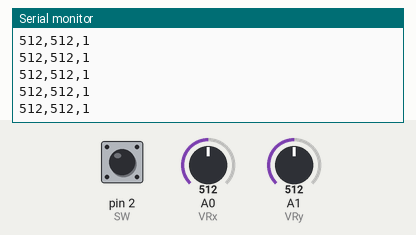
Recording of a sketch running on a simulated Arduino Uno, built with avr-gcc and run on an emulated ATmega328P. Shown: the last lines printed to the serial monitor. The test bench sets the inputs (shaded band); at power-on: A0 (VRx) = 512, A1 (VRy) = 512, pin 2 (SW) HIGH.

Above: at 1.2 s.
1.3 s: A0 (VRx) set to 1023
At 1.33 s:
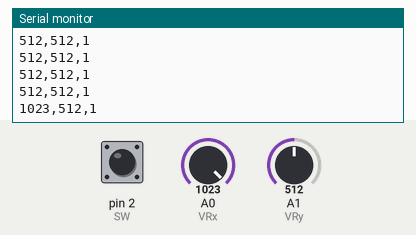
4.3 s: A1 (VRy) set to 1023
At 4.32 s:
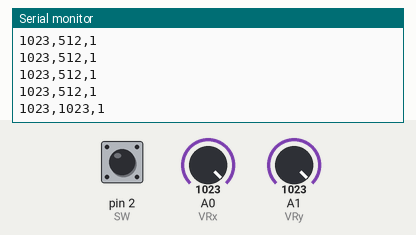
7.3 s: pin 2 (SW) pulled LOW for 0.15 s
At 7.36 s:
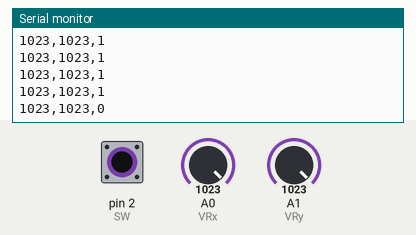
8.9 s: A0 (VRx) set to 0
At 8.94 s:
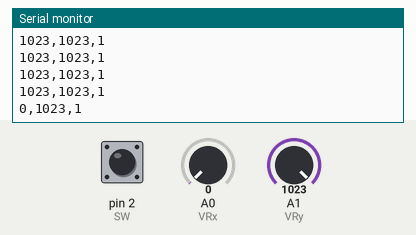
11.9 s: pin 2 (SW) pulled LOW for 1 s
At 11.92 s:
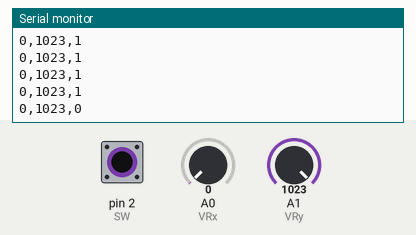
14.4 s: A1 (VRy) set to 900
At 14.4 s:
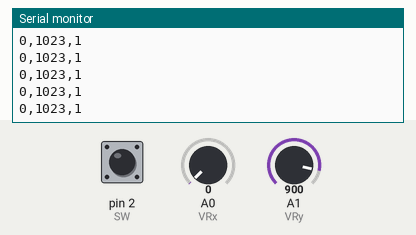
Timing chart, 0 to 16.9 s (numbered marks = the images above; inputs shaded):
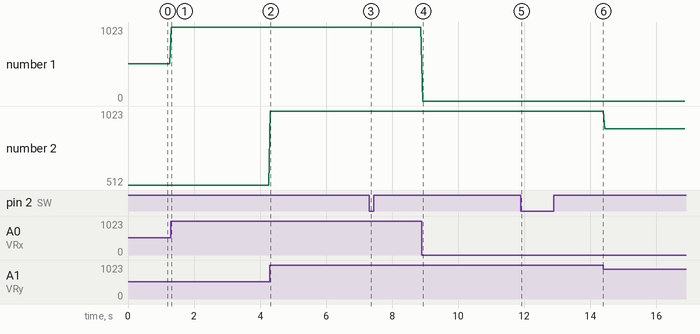

The sketch:

joystick.ino
```cpp
int VRx = A0;
int VRy = A1;
int SW = 2;

void setup() {
  Serial.begin(9600);
  pinMode(SW, INPUT_PULLUP);  // joystick button
}

void loop() {
  int x = analogRead(VRx);  // 0–1023
  int y = analogRead(VRy);  // 0–1023
  int button = digitalRead(SW);

  // Send values as "x,y,button"
  Serial.print(x);
  Serial.print(",");
  Serial.print(y);
  Serial.print(",");
  Serial.println(button);

  delay(50);  // reduce spam
}
```

Measured:
- after the input at 1.3 s, the serial monitor: prints a new line at once (image 1)
- after the input at 4.3 s, the serial monitor: prints a new line at once (image 2)
- after the input at 7.3 s, the serial monitor: prints a new line after 0.05 s (image 3)
- after the input at 8.9 s, the serial monitor: prints a new line at once (image 4)
- after the input at 11.9 s, the serial monitor: prints a new line at once (image 5)
- plotted number 1: 512 → 1023 after the input at 1.3 s
- plotted number 2: 1023 → 900 after the input at 14.4 s
